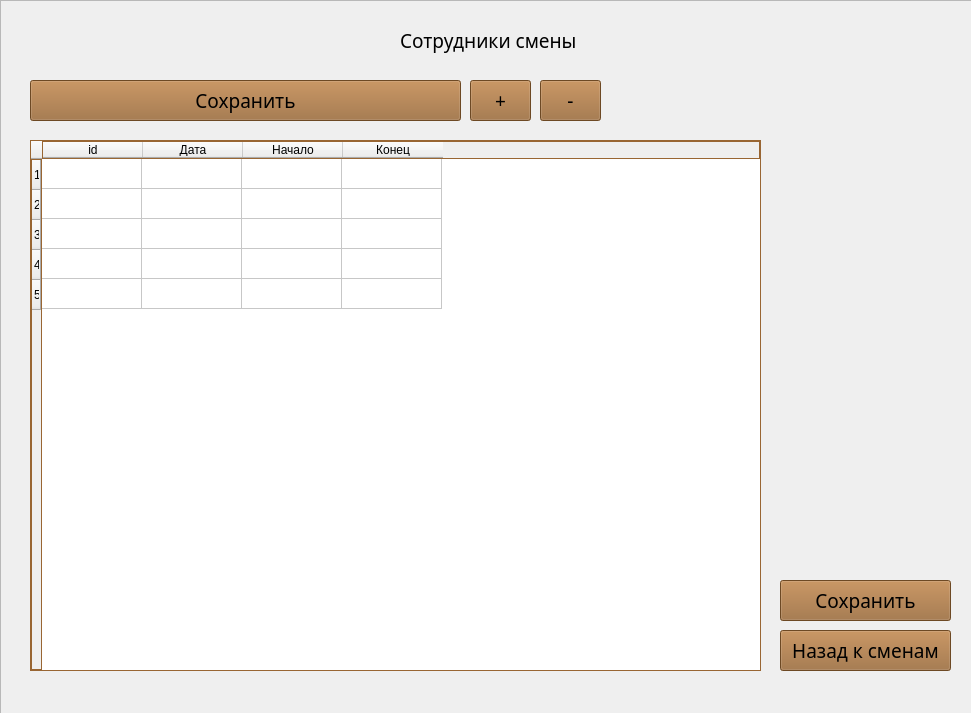
<?xml version="1.0" encoding="UTF-8"?>
<ui version="4.0">
 <class>StaffInShift</class>
 <widget class="QWidget" name="StaffInShift">
  <property name="geometry">
   <rect>
    <x>0</x>
    <y>0</y>
    <width>971</width>
    <height>713</height>
   </rect>
  </property>
  <property name="windowTitle">
   <string>Состав смены</string>
  </property>
  <widget class="QFrame" name="frame">
   <property name="geometry">
    <rect>
     <x>0</x>
     <y>0</y>
     <width>991</width>
     <height>731</height>
    </rect>
   </property>
   <property name="autoFillBackground">
    <bool>true</bool>
   </property>
   <property name="frameShape">
    <enum>QFrame::StyledPanel</enum>
   </property>
   <property name="frameShadow">
    <enum>QFrame::Raised</enum>
   </property>
   <widget class="QPushButton" name="saveEditing">
    <property name="geometry">
     <rect>
      <x>30</x>
      <y>80</y>
      <width>431</width>
      <height>41</height>
     </rect>
    </property>
    <property name="font">
     <font>
      <family>Sans Serif Collection</family>
      <pointsize>14</pointsize>
     </font>
    </property>
    <property name="autoFillBackground">
     <bool>false</bool>
    </property>
    <property name="styleSheet">
     <string notr="true">background-color: rgb(153, 102, 51);</string>
    </property>
    <property name="text">
     <string>Сохранить</string>
    </property>
    <property name="autoDefault">
     <bool>false</bool>
    </property>
   </widget>
   <widget class="QTableWidget" name="shiftTable">
    <property name="geometry">
     <rect>
      <x>30</x>
      <y>140</y>
      <width>731</width>
      <height>531</height>
     </rect>
    </property>
    <property name="autoFillBackground">
     <bool>true</bool>
    </property>
    <property name="styleSheet">
     <string notr="true">border: 1px solid rgb(153, 102, 51);</string>
    </property>
    <property name="sortingEnabled">
     <bool>false</bool>
    </property>
    <property name="rowCount">
     <number>5</number>
    </property>
    <property name="columnCount">
     <number>4</number>
    </property>
    <attribute name="horizontalHeaderVisible">
     <bool>true</bool>
    </attribute>
    <attribute name="horizontalHeaderCascadingSectionResizes">
     <bool>false</bool>
    </attribute>
    <row/>
    <row/>
    <row/>
    <row/>
    <row/>
    <column>
     <property name="text">
      <string>id</string>
     </property>
    </column>
    <column>
     <property name="text">
      <string>Дата</string>
     </property>
    </column>
    <column>
     <property name="text">
      <string>Начало</string>
     </property>
    </column>
    <column>
     <property name="text">
      <string>Конец</string>
     </property>
    </column>
   </widget>
   <widget class="QLabel" name="icon">
    <property name="geometry">
     <rect>
      <x>790</x>
      <y>30</y>
      <width>161</width>
      <height>191</height>
     </rect>
    </property>
    <property name="text">
     <string/>
    </property>
    <property name="textFormat">
     <enum>Qt::RichText</enum>
    </property>
    <property name="pixmap">
     <pixmap resource="C:/Users/p2200/Desktop/ПП/resource.qrc">:/assets/cafe_system\icon.png</pixmap>
    </property>
    <property name="scaledContents">
     <bool>true</bool>
    </property>
   </widget>
   <widget class="QPushButton" name="saveShift">
    <property name="geometry">
     <rect>
      <x>780</x>
      <y>580</y>
      <width>171</width>
      <height>41</height>
     </rect>
    </property>
    <property name="font">
     <font>
      <family>Sans Serif Collection</family>
      <pointsize>14</pointsize>
     </font>
    </property>
    <property name="autoFillBackground">
     <bool>false</bool>
    </property>
    <property name="styleSheet">
     <string notr="true">background-color: rgb(153, 102, 51);</string>
    </property>
    <property name="text">
     <string>Сохранить</string>
    </property>
    <property name="autoDefault">
     <bool>false</bool>
    </property>
   </widget>
   <widget class="QLabel" name="staffOfShift">
    <property name="geometry">
     <rect>
      <x>400</x>
      <y>20</y>
      <width>201</width>
      <height>41</height>
     </rect>
    </property>
    <property name="font">
     <font>
      <family>Sans Serif Collection</family>
      <pointsize>14</pointsize>
     </font>
    </property>
    <property name="text">
     <string>Сотрудники смены</string>
    </property>
   </widget>
   <widget class="QPushButton" name="addStaffInShift">
    <property name="geometry">
     <rect>
      <x>470</x>
      <y>80</y>
      <width>61</width>
      <height>41</height>
     </rect>
    </property>
    <property name="font">
     <font>
      <family>Sans Serif Collection</family>
      <pointsize>14</pointsize>
     </font>
    </property>
    <property name="autoFillBackground">
     <bool>false</bool>
    </property>
    <property name="styleSheet">
     <string notr="true">background-color: rgb(153, 102, 51);</string>
    </property>
    <property name="text">
     <string>+</string>
    </property>
    <property name="autoDefault">
     <bool>false</bool>
    </property>
   </widget>
   <widget class="QPushButton" name="removeStaffInShift">
    <property name="geometry">
     <rect>
      <x>540</x>
      <y>80</y>
      <width>61</width>
      <height>41</height>
     </rect>
    </property>
    <property name="font">
     <font>
      <family>Sans Serif Collection</family>
      <pointsize>14</pointsize>
     </font>
    </property>
    <property name="autoFillBackground">
     <bool>false</bool>
    </property>
    <property name="styleSheet">
     <string notr="true">background-color: rgb(153, 102, 51);</string>
    </property>
    <property name="text">
     <string>-</string>
    </property>
    <property name="autoDefault">
     <bool>false</bool>
    </property>
   </widget>
   <widget class="QPushButton" name="closeStaffInShift">
    <property name="geometry">
     <rect>
      <x>780</x>
      <y>630</y>
      <width>171</width>
      <height>41</height>
     </rect>
    </property>
    <property name="font">
     <font>
      <family>Sans Serif Collection</family>
      <pointsize>14</pointsize>
     </font>
    </property>
    <property name="autoFillBackground">
     <bool>false</bool>
    </property>
    <property name="styleSheet">
     <string notr="true">background-color: rgb(153, 102, 51);</string>
    </property>
    <property name="text">
     <string>Назад к сменам</string>
    </property>
    <property name="autoDefault">
     <bool>false</bool>
    </property>
   </widget>
  </widget>
 </widget>
 <resources>
  <include location="C:/Users/p2200/Desktop/ПП/resource.qrc"/>
 </resources>
 <connections>
  <connection>
   <sender>closeStaffInShift</sender>
   <signal>clicked()</signal>
   <receiver>StaffInShift</receiver>
   <slot>close()</slot>
   <hints>
    <hint type="sourcelabel">
     <x>865</x>
     <y>650</y>
    </hint>
    <hint type="destinationlabel">
     <x>485</x>
     <y>356</y>
    </hint>
   </hints>
  </connection>
 </connections>
</ui>
